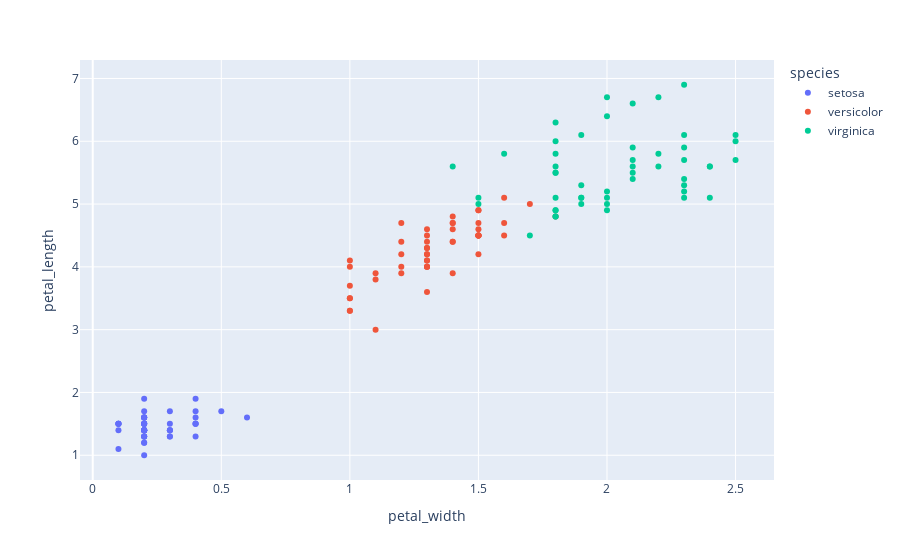

The cell this chart's notebook holds for it:
### Code cell
fig = px.scatter(iris, x='petal_width', y='petal_length', color='species')
fig.show()

### Figure 1 — Plotly figure (JSON) as saved in the notebook; plotly's stock layout.template omitted (floating-point values rounded to 4 significant figures)
{"data": [{"hovertemplate": "species=setosa<br>petal_width=%{x}<br>petal_length=%{y}<extra></extra>", "legendgroup": "setosa", "marker": {"color": "#636efa", "symbol": "circle"}, "mode": "markers", "name": "setosa", "orientation": "v", "showlegend": true, "type": "scatter", "x": [0.2, 0.2, 0.2, 0.2, 0.2, 0.4, 0.3, 0.2, 0.2, 0.1, 0.2, 0.2, 0.1, 0.1, 0.2, 0.4, 0.4, 0.3, 0.3, 0.3, 0.2, 0.4, 0.2, 0.5, 0.2, 0.2, 0.4, 0.2, 0.2, 0.2, 0.2, 0.4, 0.1, 0.2, 0.1, 0.2, 0.2, 0.1, 0.2, 0.2, 0.3, 0.3, 0.2, 0.6, 0.4, 0.3, 0.2, 0.2, 0.2, 0.2], "xaxis": "x", "y": [1.4, 1.4, 1.3, 1.5, 1.4, 1.7, 1.4, 1.5, 1.4, 1.5, 1.5, 1.6, 1.4, 1.1, 1.2, 1.5, 1.3, 1.4, 1.7, 1.5, 1.7, 1.5, 1, 1.7, 1.9, 1.6, 1.6, 1.5, 1.4, 1.6, 1.6, 1.5, 1.5, 1.4, 1.5, 1.2, 1.3, 1.5, 1.3, 1.5, 1.3, 1.3, 1.3, 1.6, 1.9, 1.4, 1.6, 1.4, 1.5, 1.4], "yaxis": "y"}, {"hovertemplate": "species=versicolor<br>petal_width=%{x}<br>petal_length=%{y}<extra></extra>", "legendgroup": "versicolor", "marker": {"color": "#EF553B", "symbol": "circle"}, "mode": "markers", "name": "versicolor", "orientation": "v", "showlegend": true, "type": "scatter", "x": [1.4, 1.5, 1.5, 1.3, 1.5, 1.3, 1.6, 1, 1.3, 1.4, 1, 1.5, 1, 1.4, 1.3, 1.4, 1.5, 1, 1.5, 1.1, 1.8, 1.3, 1.5, 1.2, 1.3, 1.4, 1.4, 1.7, 1.5, 1, 1.1, 1, 1.2, 1.6, 1.5, 1.6, 1.5, 1.3, 1.3, 1.3, 1.2, 1.4, 1.2, 1, 1.3, 1.2, 1.3, 1.3, 1.1, 1.3], "xaxis": "x", "y": [4.7, 4.5, 4.9, 4, 4.6, 4.5, 4.7, 3.3, 4.6, 3.9, 3.5, 4.2, 4, 4.7, 3.6, 4.4, 4.5, 4.1, 4.5, 3.9, 4.8, 4, 4.9, 4.7, 4.3, 4.4, 4.8, 5, 4.5, 3.5, 3.8, 3.7, 3.9, 5.1, 4.5, 4.5, 4.7, 4.4, 4.1, 4, 4.4, 4.6, 4, 3.3, 4.2, 4.2, 4.2, 4.3, 3, 4.1], "yaxis": "y"}, {"hovertemplate": "species=virginica<br>petal_width=%{x}<br>petal_length=%{y}<extra></extra>", "legendgroup": "virginica", "marker": {"color": "#00cc96", "symbol": "circle"}, "mode": "markers", "name": "virginica", "orientation": "v", "showlegend": true, "type": "scatter", "x": [2.5, 1.9, 2.1, 1.8, 2.2, 2.1, 1.7, 1.8, 1.8, 2.5, 2, 1.9, 2.1, 2, 2.4, 2.3, 1.8, 2.2, 2.3, 1.5, 2.3, 2, 2, 1.8, 2.1, 1.8, 1.8, 1.8, 2.1, 1.6, 1.9, 2, 2.2, 1.5, 1.4, 2.3, 2.4, 1.8, 1.8, 2.1, 2.4, 2.3, 1.9, 2.3, 2.5, 2.3, 1.9, 2, 2.3, 1.8], "xaxis": "x", "y": [6, 5.1, 5.9, 5.6, 5.8, 6.6, 4.5, 6.3, 5.8, 6.1, 5.1, 5.3, 5.5, 5, 5.1, 5.3, 5.5, 6.7, 6.9, 5, 5.7, 4.9, 6.7, 4.9, 5.7, 6, 4.8, 4.9, 5.6, 5.8, 6.1, 6.4, 5.6, 5.1, 5.6, 6.1, 5.6, 5.5, 4.8, 5.4, 5.6, 5.1, 5.1, 5.9, 5.7, 5.2, 5, 5.2, 5.4, 5.1], "yaxis": "y"}], "layout": {"legend": {"title": {"text": "species"}, "tracegroupgap": 0}, "margin": {"t": 60}, "xaxis": {"anchor": "y", "domain": [0, 1], "title": {"text": "petal_width"}}, "yaxis": {"anchor": "x", "domain": [0, 1], "title": {"text": "petal_length"}}}}
